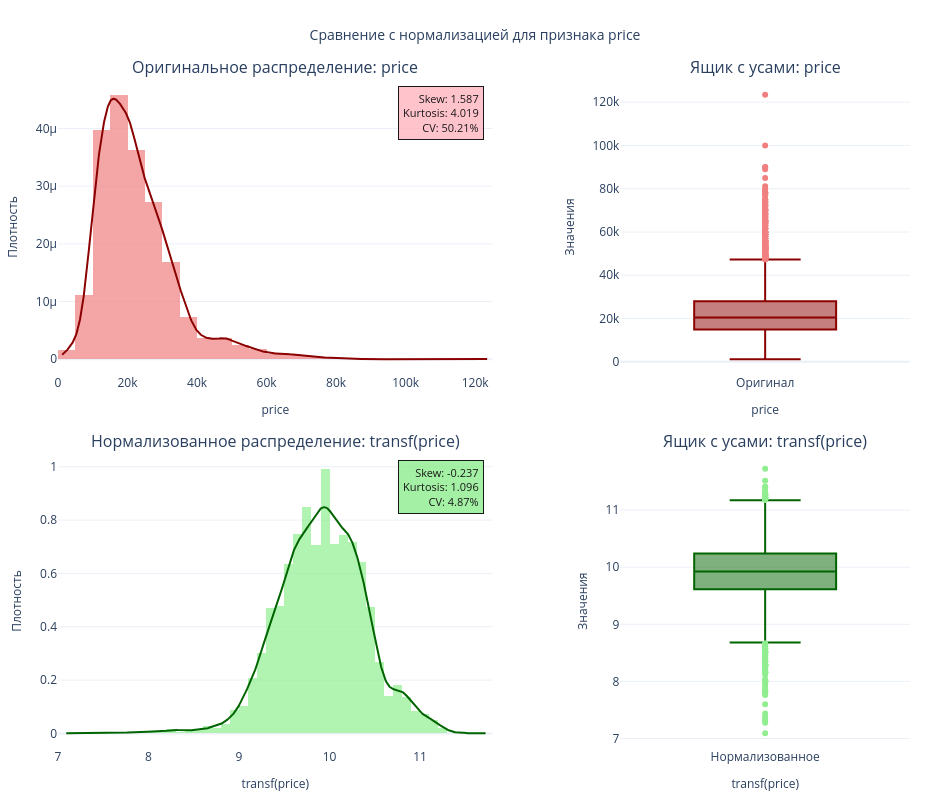

The notebook cell this image was saved under:
### Code cell
# from sklearn.preprocessing import StandardScaler
# scaler = StandardScaler()

# transform_column('price', lambda original_data: scaler.fit_transform(original_data.to_frame()).flatten()) # применяем нормализацию "Z-score"
transform_column('price', lambda original_data: np.log1p(original_data)) # применяем логарифмическую нормализацию

### Figure 1 — Plotly figure (JSON) as saved in the notebook; plotly's stock layout.template omitted (floating-point values rounded to 4 significant figures; data arrays with more than 128 entries replaced by an {"elided": "..."} marker saying what was removed)
{"data": [{"histnorm": "probability density", "marker": {"color": "lightcoral"}, "name": "Оригинал", "nbinsx": 50, "opacity": 0.7, "showlegend": false, "type": "histogram", "x": {"elided": "10781 int values"}, "xaxis": "x", "yaxis": "y"}, {"line": {"color": "darkred", "width": 2}, "mode": "lines", "name": "KDE оригинал", "showlegend": false, "type": "scatter", "x": {"elided": "1000 float values"}, "xaxis": "x", "y": {"elided": "1000 float values"}, "yaxis": "y"}, {"boxpoints": "outliers", "line": {"color": "darkred"}, "marker": {"color": "lightcoral"}, "name": "Оригинал", "showlegend": false, "type": "box", "xaxis": "x2", "y": {"elided": "10781 int values"}, "yaxis": "y2"}, {"histnorm": "probability density", "marker": {"color": "lightgreen"}, "name": "Нормализованное", "nbinsx": 50, "opacity": 0.7, "showlegend": false, "type": "histogram", "x": {"elided": "10781 float values"}, "xaxis": "x3", "yaxis": "y3"}, {"line": {"color": "darkgreen", "width": 2}, "mode": "lines", "name": "KDE нормализованного", "showlegend": false, "type": "scatter", "x": {"elided": "1000 float values"}, "xaxis": "x3", "y": {"elided": "1000 float values"}, "yaxis": "y3"}, {"boxpoints": "outliers", "line": {"color": "darkgreen"}, "marker": {"color": "lightgreen"}, "name": "Нормализованное", "showlegend": false, "type": "box", "xaxis": "x4", "y": {"elided": "10781 float values"}, "yaxis": "y4"}], "layout": {"annotations": [{"font": {"size": 16}, "showarrow": false, "text": "Оригинальное распределение: price", "x": 0.255, "xanchor": "center", "xref": "paper", "y": 1, "yanchor": "bottom", "yref": "paper"}, {"font": {"size": 16}, "showarrow": false, "text": "Ящик с усами: price", "x": 0.83, "xanchor": "center", "xref": "paper", "y": 1, "yanchor": "bottom", "yref": "paper"}, {"font": {"size": 16}, "showarrow": false, "text": "Нормализованное распределение: transf(price)", "x": 0.255, "xanchor": "center", "xref": "paper", "y": 0.44, "yanchor": "bottom", "yref": "paper"}, {"font": {"size": 16}, "showarrow": false, "text": "Ящик с усами: transf(price)", "x": 0.83, "xanchor": "center", "xref": "paper", "y": 0.44, "yanchor": "bottom", "yref": "paper"}, {"align": "right", "bgcolor": "rgba(255, 182, 193, 0.9)", "bordercolor": "black", "borderpad": 4, "borderwidth": 1, "font": {"color": "black", "size": 11}, "opacity": 0.9, "showarrow": false, "text": "Skew: 1.587<br>Kurtosis: 4.019<br>CV: 50.21%", "x": 0.98, "xref": "x domain", "y": 0.98, "yref": "y domain"}, {"align": "right", "bgcolor": "rgba(144, 238, 144, 0.9)", "bordercolor": "black", "borderpad": 4, "borderwidth": 1, "font": {"color": "black", "size": 11}, "opacity": 0.9, "showarrow": false, "text": "Skew: -0.237<br>Kurtosis: 1.096<br>CV: 4.87%", "x": 0.98, "xref": "x3 domain", "y": 0.98, "yref": "y3 domain"}], "height": 800, "legend": {"x": 0.01, "xanchor": "left", "y": 0.99, "yanchor": "top"}, "margin": {"b": 40, "l": 40, "r": 40, "t": 80}, "title": {"font": {"size": 14}, "text": "Сравнение с нормализацией для признака price", "x": 0.5}, "width": 950, "xaxis": {"anchor": "y", "domain": [0, 0.51], "title": {"font": {"size": 12}, "text": "price"}}, "xaxis2": {"anchor": "y2", "domain": [0.66, 1], "title": {"font": {"size": 12}, "text": "price"}}, "xaxis3": {"anchor": "y3", "domain": [0, 0.51], "title": {"font": {"size": 12}, "text": "transf(price)"}}, "xaxis4": {"anchor": "y4", "domain": [0.66, 1], "title": {"font": {"size": 12}, "text": "transf(price)"}}, "yaxis": {"anchor": "x", "domain": [0.56, 1], "title": {"font": {"size": 12}, "text": "Плотность"}}, "yaxis2": {"anchor": "x2", "domain": [0.56, 1], "title": {"font": {"size": 12}, "text": "Значения"}}, "yaxis3": {"anchor": "x3", "domain": [0, 0.44], "title": {"font": {"size": 12}, "text": "Плотность"}}, "yaxis4": {"anchor": "x4", "domain": [0, 0.44], "title": {"font": {"size": 12}, "text": "Значения"}}}}
